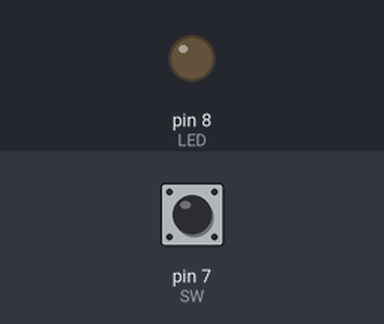
Bench run of a sketch on a simulated Arduino Uno, built with avr-gcc and run on an emulated ATmega328P. Parts: output pins drawn as LEDs (lit = HIGH). Dashed ring = blinking. Inputs (shaded band) come from the test bench; at power-on: pin 7 (SW) HIGH.

Above: at 1.2 s.
1.3 s: pin 7 (SW) pulled LOW for 0.15 s
At 1.8 s:
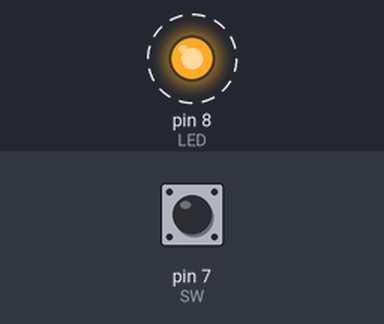
Timing chart, 0 to 7.8 s (numbered marks = the images above; inputs shaded):
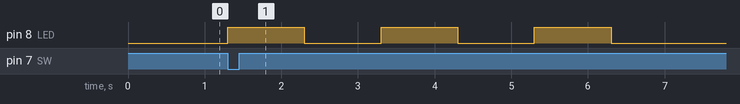

Measured:
- after the input at 1.3 s, pin 8 (LED): alternates HIGH for 1.0 s and LOW for 1.0 s, 6 changes in all, then stays LOW, starting at once

The sketch:

Blink_attiny44.ino
```cpp
#define SW 7
#define LED 8
void setup() {
  pinMode(LED, OUTPUT);
  pinMode(SW, INPUT_PULLUP);
}

void loop() {
  if (digitalRead(SW) == LOW) {
    for (int i = 0; i < 3; i++) {
      digitalWrite(LED, HIGH);
      delay(1000);
      digitalWrite(LED, LOW);
      delay(1000);
    }
  }
  else
  {
    digitalWrite(LED, LOW);
  }
}
```
